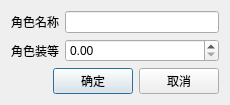
<?xml version="1.0" encoding="UTF-8"?>
<ui version="4.0">
 <class>CharacterSetting</class>
 <widget class="QDialog" name="CharacterSetting">
  <property name="geometry">
   <rect>
    <x>0</x>
    <y>0</y>
    <width>230</width>
    <height>92</height>
   </rect>
  </property>
  <property name="windowTitle">
   <string>Dialog</string>
  </property>
  <layout class="QHBoxLayout" name="horizontalLayout">
   <item>
    <layout class="QGridLayout" name="gridLayout">
     <item row="0" column="0" colspan="2">
      <widget class="QLabel" name="label">
       <property name="text">
        <string>角色名称</string>
       </property>
      </widget>
     </item>
     <item row="0" column="2">
      <widget class="QLineEdit" name="m_lineedit_character_nickname"/>
     </item>
     <item row="1" column="0" colspan="2">
      <widget class="QLabel" name="label_2">
       <property name="text">
        <string>角色装等</string>
       </property>
      </widget>
     </item>
     <item row="1" column="2">
      <widget class="QDoubleSpinBox" name="m_doubleSpinBox_character_score">
       <property name="maximum">
        <double>99999.000000000000000</double>
       </property>
      </widget>
     </item>
     <item row="2" column="0" colspan="3">
      <layout class="QHBoxLayout" name="horizontalLayout_2">
       <item>
        <spacer name="horizontalSpacer">
         <property name="orientation">
          <enum>Qt::Horizontal</enum>
         </property>
         <property name="sizeHint" stdset="0">
          <size>
           <width>40</width>
           <height>20</height>
          </size>
         </property>
        </spacer>
       </item>
       <item>
        <widget class="QPushButton" name="m_pushButton_accept">
         <property name="text">
          <string>确定</string>
         </property>
        </widget>
       </item>
       <item>
        <widget class="QPushButton" name="m_pushButton_reject">
         <property name="text">
          <string>取消</string>
         </property>
        </widget>
       </item>
      </layout>
     </item>
    </layout>
   </item>
  </layout>
 </widget>
 <resources/>
 <connections>
  <connection>
   <sender>m_pushButton_accept</sender>
   <signal>clicked()</signal>
   <receiver>CharacterSetting</receiver>
   <slot>accept()</slot>
   <hints>
    <hint type="sourcelabel">
     <x>97</x>
     <y>70</y>
    </hint>
    <hint type="destinationlabel">
     <x>114</x>
     <y>45</y>
    </hint>
   </hints>
  </connection>
  <connection>
   <sender>m_pushButton_reject</sender>
   <signal>clicked()</signal>
   <receiver>CharacterSetting</receiver>
   <slot>reject()</slot>
   <hints>
    <hint type="sourcelabel">
     <x>181</x>
     <y>70</y>
    </hint>
    <hint type="destinationlabel">
     <x>114</x>
     <y>45</y>
    </hint>
   </hints>
  </connection>
 </connections>
</ui>
